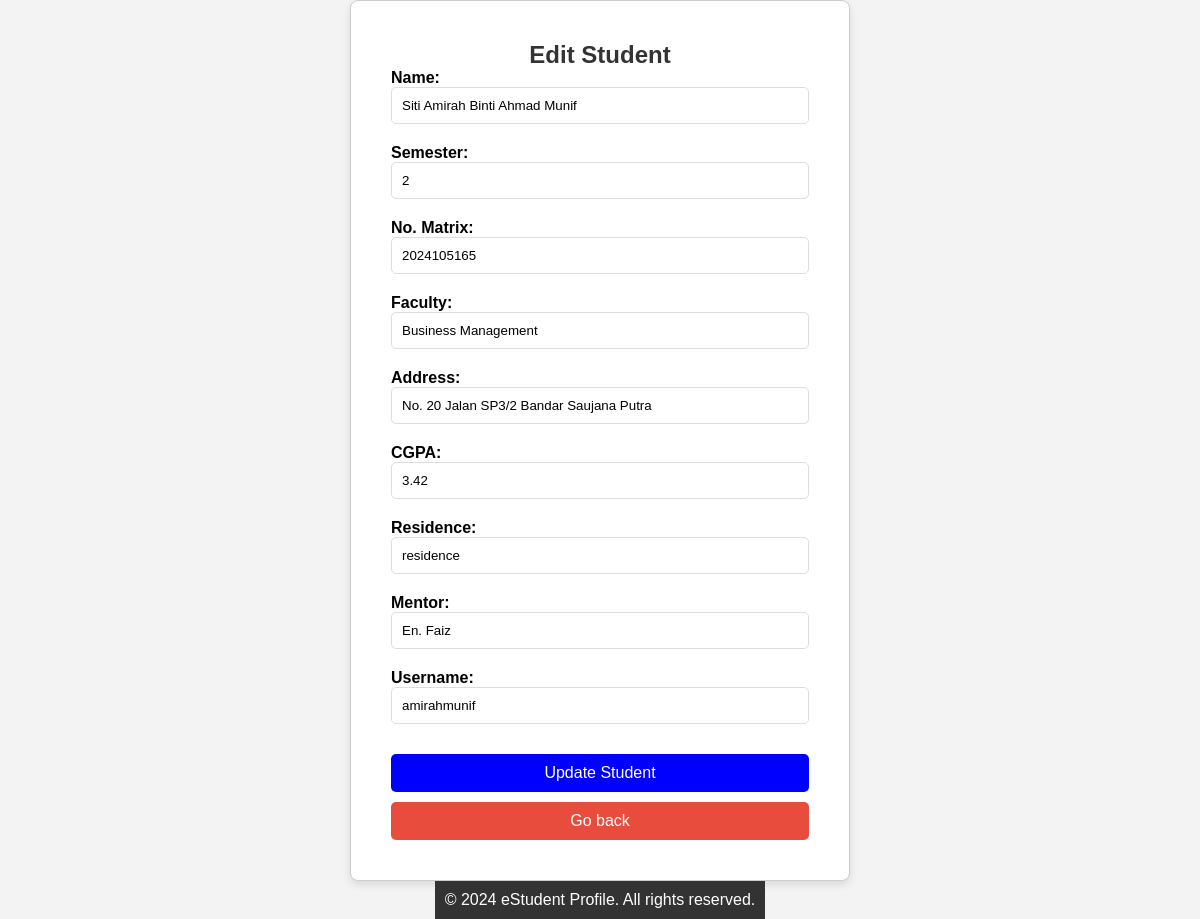
Screenshot of /edit_student.php?id=68 with the database file from the repository.
### tables this page shows
CREATE TABLE `student_form` (
  `id` int NOT NULL,
  `name` varchar(100) NOT NULL,
  `semester` varchar(100) NOT NULL,
  `matrixnumber` varchar(100) NOT NULL,
  `faculty` varchar(100) NOT NULL,
  `address` varchar(100) NOT NULL,
  `cgpa` varchar(100) NOT NULL,
  `residence` varchar(100) NOT NULL,
  `mentor` varchar(100) NOT NULL,
  `username` varchar(20) NOT NULL,
  `password` varchar(255) NOT NULL,
  `image` varchar(255) DEFAULT NULL,
  `status` varchar(50) NOT NULL
);

### edit_student.php (the view, shortened to what this page needs)
<?php
$con = mysqli_connect("localhost", "root", "", "studentprofiledb") or die(mysqli_connect_errno($con));
if (isset($_GET['id'])) {
    $id = intval($_GET['id']);
    $query = "SELECT * FROM student_form WHERE id = $id";
    $result = mysqli_query($con, $query);
    if (mysqli_num_rows($result) > 0) {
        $student = mysqli_fetch_assoc($result);
    } else {
        echo "<script>alert('No student found with this ID'); window.location.href='indexadmin.php';</script>";
        exit();
    }
} else {
    echo "<script>alert('Invalid request'); window.location.href='indexadmin.php';</script>";
    exit();
}
?>
<!DOCTYPE html>
<html lang="en">
<head>
</head>
<body>
	<div class="update-profile">
        <form method="post">
		<h2 style="margin:0px" >Edit Student</h2>
            <label for="name">Name:</label>
            <input type="text" name="name" id="name" value="<?php echo $student['name']; ?>" required>
            <label for="semester">Semester:</label>
            <input type="text" name="semester" id="semester" value="<?php echo $student['semester']; ?>" required>
            <label for="matrixnumber">No. Matrix:</label>
            <input type="text" name="matrixnumber" id="matrixnumber" value="<?php echo $student['matrixnumber']; ?>" required>
            <label for="faculty">Faculty:</label>
            <input type="text" name="faculty" id="faculty" value="<?php echo $student['faculty']; ?>" required>
            <label for="address">Address:</label>
            <input type="text" name="address" id="address" value="<?php echo $student['address']; ?>" required>
            <label for="cgpa">CGPA:</label>
            <input type="text" name="cgpa" id="cgpa" value="<?php echo $student['cgpa']; ?>" required>
            <label for="residence">Residence:</label>
            <input type="text" name="residence" id="residence" value="<?php echo $student['residence']; ?>" required>
            <label for="mentor">Mentor:</label>
            <input type="text" name="mentor" id="mentor" value="<?php echo $student['mentor']; ?>" required>
            <label for="username">Username:</label>
            <input type="text" name="username" id="username" value="<?php echo $student['username']; ?>" required>
            <button type="submit" name="update" class="btn">Update Student</button>
            <a href="indexadmin.php" class="delete-btn">Go back</a>
        </form>
	</div>
</body>
  <footer>
    <p>&copy; <?php echo date("Y"); ?> eStudent Profile. All rights reserved.</p>
  </footer>
</html>

### edit_student.php (style rules this page uses)
:root { --blue: #3498db; --dark-blue: #2980b9; --red: #e74c3c; --dark-red: #c0392b; --black: #333; --white: #fff; --light-bg: #eee; --box-shadow: 0 5px 10px rgba(0, 0, 0, 0.1); }
* { font-family: 'Poppins', sans-serif; margin: 0; padding: 0; box-sizing: border-box; outline: none; border: none; text-decoration: none; }
body { margin: 0; display: flex; flex-direction: column; min-height: 100vh; background-color: #f3f3f3; font-family: Arial, sans-serif; justify-content: center; align-items: center; }
h2 { text-align: center; color: #333; }
form { width: 100%; max-width: 500px; padding: 40px; border: 1px solid #ccc; border-radius: 8px; background-color: #fff; box-shadow: 0 4px 8px rgba(0, 0, 0, 0.1); }
label { font-weight: bold; margin: 10px 0 5px; }
input[type="text"] { padding: 10px; border: 1px solid #ddd; border-radius: 5px; margin-bottom: 20px; width: 100%; }
.btn { background-color: blue; color: var(--white); padding: 10px; width: 100%; border: none; border-radius: 5px; cursor: pointer; text-align: center; font-size: 16px; margin-top: 10px; box-sizing: border-box; }
.delete-btn { display: inline-block; background-color: var(--red); color: var(--white); padding: 10px; text-decoration: none; border-radius: 5px; text-align: center; margin-top: 10px; width: 100%; }
a { text-decoration: none; }
footer { text-align: center; background-color: var(--black); color: var(--white); padding: 10px; margin-top: auto; }

### rows the page displays
student_form: name "Siti Amirah Binti Ahmad Munif", semester "2", matrixnumber "2024105165", faculty "Business Management", address "No. 20 Jalan SP3/2 Bandar Saujana Putra", cgpa "3.42", residence "residence", mentor "En. Faiz", username "amirahmunif"
